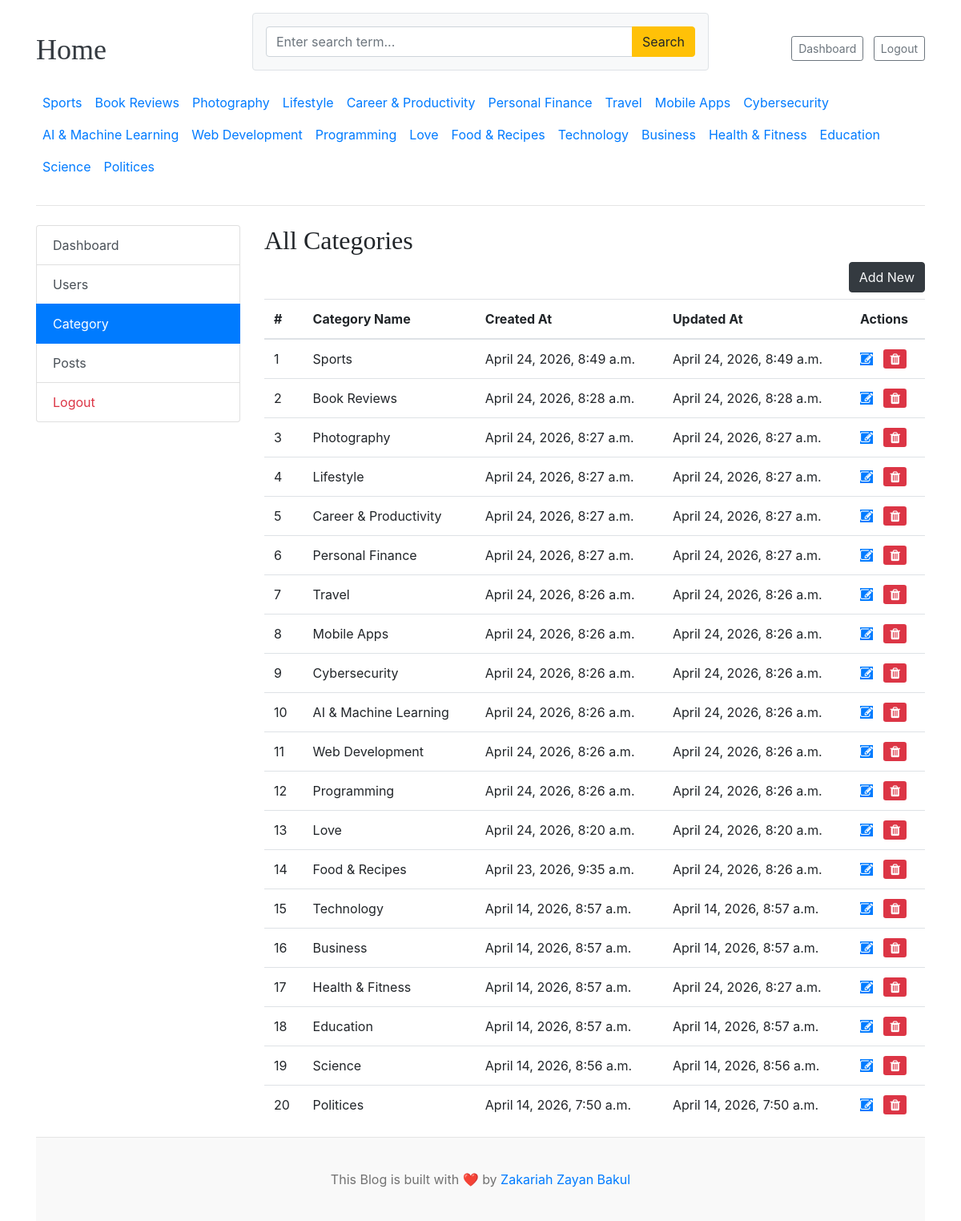
Screenshot of /dashboard/categories/ (signed in) with the database file from the repository.
### blogs/models.py (models this page shows)
class Categories(models.Model):
    Category_name = models.CharField(max_length=50, unique=True)
    Author = models.ForeignKey(User, on_delete=models.CASCADE, null=True, blank=True)
    Created_at = models.DateTimeField(auto_now_add=True)
    Updated_at = models.DateTimeField(auto_now=True)
    class Meta:
        verbose_name_plural = "Categories"
    def __str__(self):
        return self.Category_name

### dashboards/views.py (the view)
# urls.py: path('categories/', views.categories, name='categories'),
@login_required(login_url='login')
def categories(request):
    categories = Categories.objects.all().order_by('-Created_at')
    context = {
        'categories': categories,
    }
    return render(request, 'dashboard/categories.html', context)

### blogs/context_processors.py (called while the page is built)
def get_categories(request):
    categories = Categories.objects.all()
    return dict(categories=categories)

def get_social_links(request):
    social_links = SocialLink.objects.all()
    return dict(social_links=social_links)

### templates/dashboard/categories.html
{% extends 'base.html' %}
{% block content %}
<div class="row mt-4">
    {% include 'dashboard/sidebar.html' %}
	<div class="col-md-9">
        <h2> All Categories </h2>
        <a href="{% url 'add_category' %}" class="btn btn-dark text-light mb-2 float-right">Add New</a>
	    <table class="table table-hover">
            <thead>
                <tr>
                    <th >#</th>
                    <th >Category Name</th>
                    <th >Created At</th>
                    <th >Updated At</th>
                    <th >Actions</th>
                </tr>
            </thead>
            <tbody>
                {% for cat in categories %}
                    <tr>
                        <td >{{ forloop.counter }}</td>
                        <td >{{ cat }}</td>
                        <td >{{ cat.Created_at }}</td>
                        <td >{{ cat.Updated_at }}</td>
                        <td >
                            <a href="{% url 'edit_category' cat.id %}" ><i class="fa fa-edit btn-primary"></i></a> &nbsp;
                            <a href="{% url 'delete_category' cat.id %}" ><i class="fa fa-trash btn-sm btn-danger"></i></a>
                        </td>
                    </tr>
                {% endfor %}
            </tbody>
        </table>
	</div>
</div>
{% endblock %}

### templates/base.html (shortened to what this page needs)
{% load static %}
<!DOCTYPE html>
<html lang="en">
<head>
    <link href="https://getbootstrap.com/docs/4.0/dist/css/bootstrap.min.css" rel="stylesheet">
    <link href="{% static 'css/blog.css' %}" rel="stylesheet">
    <link rel="stylesheet" href="https://cdnjs.cloudflare.com/ajax/libs/font-awesome/4.7.0/css/font-awesome.min.css">
  </head>
  <body>
    <div class="container">
      <header class="blog-header py-3">
        <div class="row flex-nowrap justify-content-between align-items-center">
          <div class="col-3 pt-1">
            <a class="blog-header-logo text-dark" href="/">Home</a>
          </div>
          <div class="p-3 mb-3 col-6 bg-light rounded border">
            <form action="{% url 'search' %}" method="GET">
              <div class="input-group">
                <input type="text" class="form-control" name="keyword" value='{{ keyword }}' placeholder="Enter search term...">
                <div class="input-group-append">
                <button type="submit" class="btn btn-warning" id="button-search">Search</button>
                </div>
              </div>
            </form>
          </div>
          <div class="col-3 d-flex justify-content-end align-items-center">
            {% if not user.is_authenticated %}
            <a class="btn btn-sm btn-warning" href="{% url 'login' %}"> Login</a> &nbsp;
            <a class="btn btn-sm btn-outline-secondary" href="{% url 'register' %}">Register</a>
            {% else %}
            <a class="btn btn-sm btn-outline-secondary" href="{% url 'dashboard' %}">Dashboard</a> &nbsp;
            <a class="btn btn-sm btn-outline-secondary ml-2" href="{% url 'logout' %}">Logout</a>
            {% endif %}
          </div>
        </div>
        <div class="nav-scroller py-1 mb-2">
            <nav class="nav d-flex ">
                {% for cat in categories %}
            <a class="p-2" href="{% url 'post_by_category' cat.id %}">{{ cat.Category_name }}</a>
                {% endfor %}
            </nav>
        </div>
      </header>
      {% block content %}
      {% endblock %}
    <footer class="blog-footer">
      <p>This Blog is built with ❤️ by <a href="https://github.com/Bakul620">Zakariah Zayan Bakul</a></p>
    </footer>
  </body>
</html>

### static/css/blog.css (style rules this page uses)
.blog-header { border-bottom: 1px solid #e5e5e5; }
.blog-header-logo { font-family: "Playfair Display", Georgia, "Times New Roman", serif; font-size: 2.25rem; }
h1, h2, h3, h4, h5, h6 { font-family: "Playfair Display", Georgia, "Times New Roman", serif; }
.blog-footer { padding: 2.5rem 0; color: #727272; text-align: center; background-color: #f9f9f9; border-top: .05rem solid #e5e5e5; }
.blog-footer p:last-child { margin-bottom: 0; }

### rows the page displays
Categories: Category_name "Sports", Created_at "April 24, 2026, 8:49 a.m.", Updated_at "April 24, 2026, 8:49 a.m."
Categories: Category_name "Book Reviews", Created_at "April 24, 2026, 8:28 a.m.", Updated_at "April 24, 2026, 8:28 a.m."
Categories: Category_name "Photography", Created_at "April 24, 2026, 8:27 a.m.", Updated_at "April 24, 2026, 8:27 a.m."
Categories: Category_name "Lifestyle", Created_at "April 24, 2026, 8:27 a.m.", Updated_at "April 24, 2026, 8:27 a.m."
Categories: Category_name "Career & Productivity", Created_at "April 24, 2026, 8:27 a.m.", Updated_at "April 24, 2026, 8:27 a.m."
Categories: Category_name "Personal Finance", Created_at "April 24, 2026, 8:27 a.m.", Updated_at "April 24, 2026, 8:27 a.m."
Categories: Category_name "Travel", Created_at "April 24, 2026, 8:26 a.m.", Updated_at "April 24, 2026, 8:26 a.m."
Categories: Category_name "Mobile Apps", Created_at "April 24, 2026, 8:26 a.m.", Updated_at "April 24, 2026, 8:26 a.m."
Categories: Category_name "Cybersecurity", Created_at "April 24, 2026, 8:26 a.m.", Updated_at "April 24, 2026, 8:26 a.m."
Categories: Category_name "AI & Machine Learning", Created_at "April 24, 2026, 8:26 a.m.", Updated_at "April 24, 2026, 8:26 a.m."
Categories: Category_name "Web Development", Created_at "April 24, 2026, 8:26 a.m.", Updated_at "April 24, 2026, 8:26 a.m."
Categories: Category_name "Programming", Created_at "April 24, 2026, 8:26 a.m.", Updated_at "April 24, 2026, 8:26 a.m."
Categories: Category_name "Love", Created_at "April 24, 2026, 8:20 a.m.", Updated_at "April 24, 2026, 8:20 a.m."
Categories: Category_name "Food & Recipes", Created_at "April 23, 2026, 9:35 a.m.", Updated_at "April 24, 2026, 8:26 a.m."
Categories: Category_name "Technology", Created_at "April 14, 2026, 8:57 a.m.", Updated_at "April 14, 2026, 8:57 a.m."
Categories: Category_name "Business", Created_at "April 14, 2026, 8:57 a.m.", Updated_at "April 14, 2026, 8:57 a.m."
Categories: Category_name "Health & Fitness", Created_at "April 14, 2026, 8:57 a.m.", Updated_at "April 24, 2026, 8:27 a.m."
Categories: Category_name "Education", Created_at "April 14, 2026, 8:57 a.m.", Updated_at "April 14, 2026, 8:57 a.m."
Categories: Category_name "Science", Created_at "April 14, 2026, 8:56 a.m.", Updated_at "April 14, 2026, 8:56 a.m."
Categories: Category_name "Politices", Created_at "April 14, 2026, 7:50 a.m.", Updated_at "April 14, 2026, 7:50 a.m."
